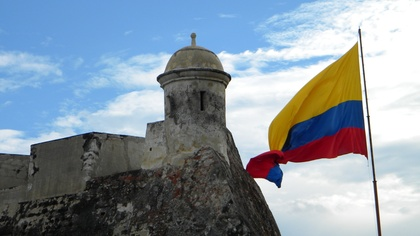
%> input picture Matlab/DSCN2012.JPG, 420 x 236 px, shrunk from 3584 x 2016 before the run
$ octave Clasevirtual.m   (GNU Octave 9; MATLAB toolbox functions it lacks are replaced by stand-ins)
%> lines starting %> are read from the running program, lines starting %| are printed output that depends on the picture
### Matlab/my_rgb2gray.m
function gray=my_rgb2gray(RGB)
%     r=double(RGB(:,:,1));
%     g=double(RGB(:,:,2));
%     b=double(RGB(:,:,3));

    [r,g,b]=imsplit(RGB);
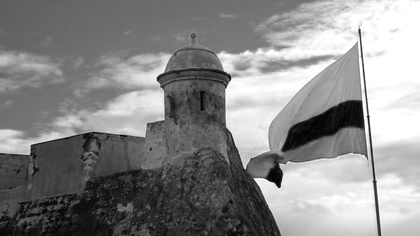
%> r: size 236x420 uint8; min 0, max 255, mean 137.3
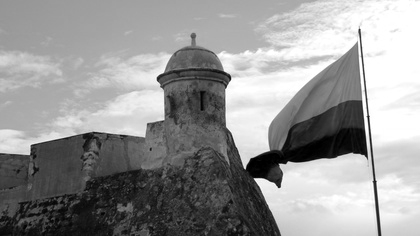
%> g: size 236x420 uint8; min 0, max 255, mean 150.4
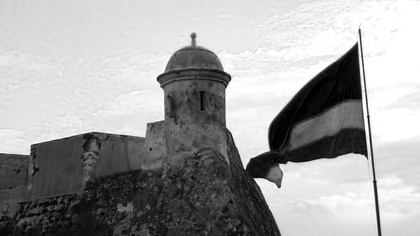
%> b: size 236x420 uint8; min 0, max 255, mean 161.8

    wr=0.299;
    wg=0.587;
    wb=0.114;

    gray=uint8(wr*r+wg*g+wb*b);
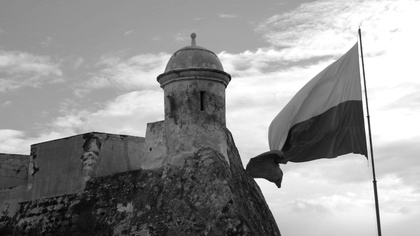
%> gray: size 236x420 uint8; min 0, max 255, mean 147.8

### Matlab/my_imfilter.m
function T=my_imfilter(I,K)

L=size(K);

Lx=L(1);
Ly=L(2);
iniF=(Lx+1)/2;
iniC=(Ly+1)/2;

I=padarray(I,[iniF-1 iniC-1], 'symmetric');
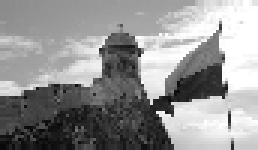
%> I: size 50x86 uint8 (shown 3 times larger); min 3, max 255, mean 146.9


[F C] = size(I);
%> F = 50; C = 86
T=zeros(F,C);

finF=(iniF-1);
finC=(iniC-1);

for i=iniF:F-finF
    for j=iniC:C-finC
        V = double(I(i-finF:i+finF,j-finC:j+finC));
        S=V.*K;
        T(i,j)=sum(S(:));

    end
end
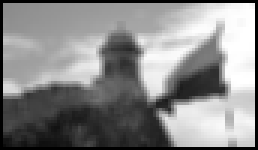
%> T: size 50x86 double (shown 3 times larger); min 0, max 255, mean 137.7; drawn with min black and max white

T=uint8(T);
%> T: size 50x86 uint8
T=T(iniF:F-finF,iniC:C-finC);
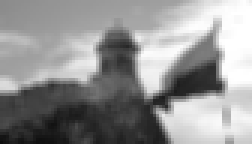
%> T: size 48x84 uint8 (shown 3 times larger); min 13, max 255, mean 146.9

### Matlab/my_fspecial.m
function K=my_fspecial(tipo,T,W)
if nargin ==1
    T=3;
    S=0.5;
end


tipo=lower(tipo);

if nargin ==1  & tipo=="laplacian"
    T=0.2;
end


switch tipo
    case 'average'
        Tx=T;
        Ty=T;

        if length(T)==2
            Tx=T(1);
            Ty=T(2);
        end
        K=ones(Tx,Ty)*(1/(Tx*Ty));

    case 'gaussian'

        S =W/6;
        Limite=(T-1)/2;

        [X,Y] = meshgrid(-Limite:Limite,-Limite:Limite);

        K=(1/(2*pi())*S^2)*exp(-(X.^2+Y.^2)/(2*S^2));
        K= K/sum(K(:));

    case 'laplacian'
        A =T;
        K=4/(A+1)*[A/4 (1-A)/4 A/4;
                  (1-A)/4 -1 (1-A)/4;
                  A/4 (1-A)/4  A/4];

    case 'log'
        S=W;
        Limite = (T-1)/2;
        [X,Y] = meshgrid(-Limite:Limite,-Limite:Limite,1);
        z=(1/(2*pi*S))*exp(-(X.^2+Y.^2)/(2*S^2));
        gau=z./sum(z(:));
        f2=(gau.*(X.^2+Y.^2-(2*S^2)))/(S^4);
        K=f2-sum(f2(:))/T^2;

    case 'prewitt'
        K= [1 1 1; 0 0 0; -1 -1 -1];

    case 'sobel'
        K = [1 2 1; 0 0 0; -1 -2 -1];


end

### Matlab/Clasevirtual.m
clc
clear all
I=my_rgb2gray(imread('DSCN2012.JPG'));
paso=5;
I=I(1:paso:end,1:paso:end);
%I=my_imnoise(I,'salt&pepper',0.1);

figure(1)
imshow(I)
title('Imagen Original')

% [32 lines of commented-out code are left out]

L=3;
K=my_fspecial('average',L);
If=my_imfilter(I,K);

W=5;
S=W/6;

Limte=(W-1)/2;

%> (the run ends here)

$ run again, with Matlab/Bogota.jpg copied over Matlab/DSCN2012.JPG
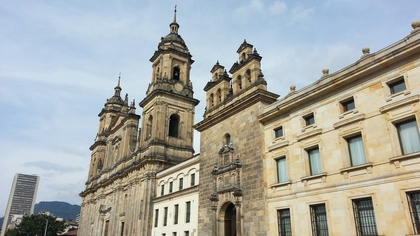
%> input picture Matlab/Bogota.jpg, 420 x 236 px, shrunk from 1280 x 720 before the run
%> in my_rgb2gray, `[r,g,b]=imsplit(RGB);`:
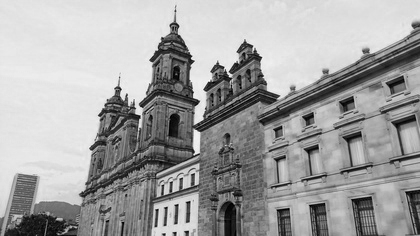
%> b: size 236x420 uint8; min 0, max 255, mean 162.4
%> in my_imfilter, `T=T(iniF:F-finF,iniC:C-finC);`:
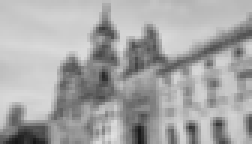
%> T: size 48x84 uint8 (shown 3 times larger); min 23, max 225, mean 166.4
